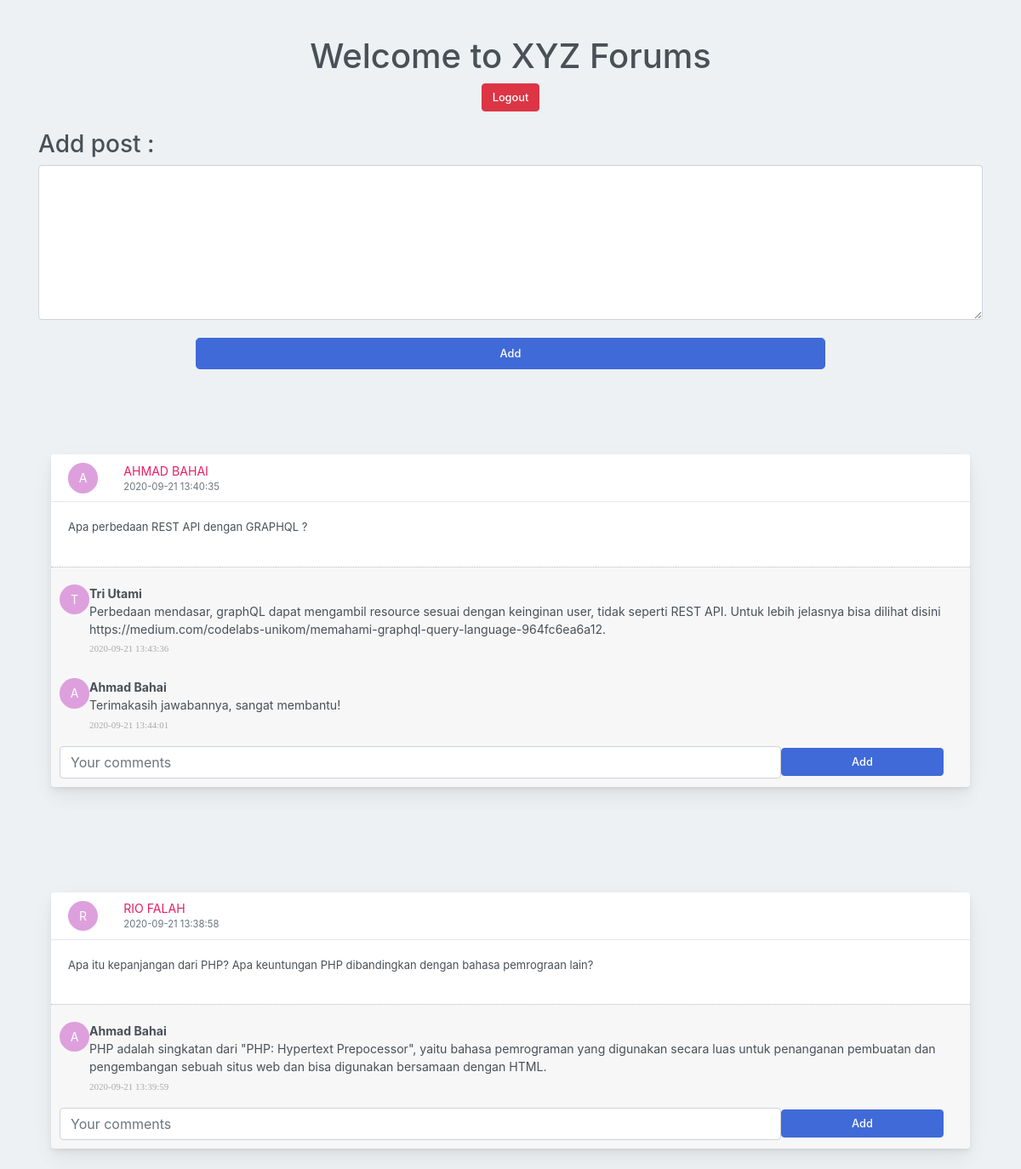
The page /forum/index.php (signed in) on the database its author committed.
### tables this page shows
CREATE TABLE `post` (
  `id` int(11) NOT NULL,
  `username` varchar(255) DEFAULT NULL,
  `message` text NOT NULL,
  `time` timestamp NOT NULL DEFAULT current_timestamp(),
  `id_parent` int(11) DEFAULT NULL
);

### forum/index.php (the view, shortened to what this page needs)
<!DOCTYPE html>
<html lang="en">
<head>
    <link rel="stylesheet" href="https://stackpath.bootstrapcdn.com/bootstrap/4.3.1/css/bootstrap.min.css">
    <link rel="stylesheet" href="style.css">
</head>
<body>
    <div class="container">
        <br><br>
        <h1 class="text-center">Welcome to XYZ Forums</h1>
        <div class="text-center">
            <a href="logout.php" class="btn btn-danger ">Logout</a>
        </div>
        <br>
        <h3>Add post :</h3>
        <div class="text-center">
            <form action="add_post.php" class="form-group" id="post" method="POST" onsubmit="return validasiPost()">
                <textarea name="message" class="form-control" id="message" cols="30" rows="7"></textarea>
                <br>
                <input class="col-md-8 btn btn-lg btn-primary " type="submit" form="post" value="Add">
            </form>
        </div>
    </div>
    <div>
        <?php
            include '../config.php';
            $query = "select * from post where id=id_parent order by time desc";
            $posts = mysqli_query($db, $query);
            $num_row = mysqli_num_rows($posts);
            if ( $num_row === 0){
                echo"
                <br>
                <div class=\"container text-center\">
                    <h3>No Posts Available</h3>
                </div>
                ";
            } else {
                foreach($posts as $post){
                    $id = (int)$post["id"];
                    $username = $post["username"];
                    $message = $post["message"];
                    $time = $post["time"];
                    $fc = $username[0];
                    echo "
                    <div class=\"container\">
                        <div class=\"container-fluid mt-100\">
                            <div class=\"row\">
                                <div class=\"col-md-12\">
                                    <div class=\"card mb-4\">
                                        <div class=\"card-header\">
                                            <div class=\"media flex-wrap w-100 align-items-center\">
                                                <div data-letters=\"$fc\" class=\"\"></div>
                                                <div class=\"media-body ml-3\"> <a href=\"javascript:void(0)\" data-abc=\"true\">$username</a>
                                                    <div class=\"text-muted small\">$time</div>
                                                </div>
                                                <!-- <div class=\"text-muted small ml-3\">
                                                    <div>Member since <strong>01/1/2019</strong></div>
                                                    <div><strong>134</strong> posts</div>
                                                </div> -->
                                            </div>
                                        </div>
                                        <div class=\"card-body\">
                                            <p>
                                                $message
                                            </p>
                                        </div>
                                        <div class=\"card-footer actionBox\">
                    ";
                    $reply_query = "select * from post where id_parent<>id and id_parent=$id";
                    $replys = mysqli_query($db, $reply_query);
                    foreach ($replys as $reply) {
                        $username = $reply["username"];
                        $message = $reply["message"];
                        $time = $reply["time"];
                        $fc = $username[0];
                        echo "
                            <ul class=\"commentList\">
                                <li>
                                    <div class=\"commenterImage\">
                                        <p data-letters=\"$fc\"></p>
                                    </div>
                                    <div class=\"commentText\">
                                        <p><b>$username</b></p>
                                        <p class=\"\">$message</p> <span class=\"date sub-text\">$time</span>
                                    </div>
                                </li>
                            </ul>
                        ";
                    }
                    echo "
                                            <form action=\"add_reply.php?id=$id\" class=\"form-inline\" role=\"form\" id=\"reply$id\" method=\"POST\">
                                                <div class=\"form-group\">
                                                    <input class=\"form-control\" name=\"reply\" type=\"text\" placeholder=\"Your comments\" required/>
                                                </div>
                                                <div class=\"form-group\">
                                                    <button class=\"btn btn-primary\" for=\"reply$id\">Add</button>
                                                </div>
                                            </form>
                                        </div>
                                    </div>
                                </div>
                            </div>
                        </div>
                    </div>
                    ";
                }
            }
        ?>
    </div>
</body>
</html>

### forum/style.css (style rules this page uses)
body { margin: 0; font-family: -apple-system, BlinkMacSystemFont, "Segoe UI", Roboto, "Helvetica Neue", Arial, "Noto Sans", sans-serif, "Apple Color Emoji", "Segoe UI Emoji", "Segoe UI Symbol", "Noto Color Emoji"; font-size: .88rem; font-weight: 400; line-height: 1.5; color: #495057; text-align: left; background-color: #eef1f3 }
.mt-100 { margin-top: 100px }
.card { box-shadow: 0 0.46875rem 2.1875rem rgba(4, 9, 20, 0.03), 0 0.9375rem 1.40625rem rgba(4, 9, 20, 0.03), 0 0.25rem 0.53125rem rgba(4, 9, 20, 0.05), 0 0.125rem 0.1875rem rgba(4, 9, 20, 0.03); border-width: 0; transition: all .2s }
.card-header:first-child { border-radius: calc(.25rem - 1px) calc(.25rem - 1px) 0 0 }
.card-header { display: flex; align-items: center; border-bottom-width: 1px; padding-top: 0; padding-bottom: 0; padding-right: .625rem; height: 3.5rem; text-transform: uppercase; background-color: #fff; border-bottom: 1px solid rgba(26, 54, 126, 0.125) }
.btn-primary { color: #fff; background-color: #3f6ad8; border-color: #3f6ad8 }
.btn { font-size: 0.8rem; font-weight: 500; outline: none !important; position: relative; transition: color 0.15s, background-color 0.15s, border-color 0.15s, box-shadow 0.15s }
.card-body { flex: 1 1 auto; padding: 1.25rem }
.card-body p { font-size: 13px }
a { color: #E91E63; text-decoration: none !important; background-color: transparent }
.commentBox .form-group:first-child, .actionBox .form-group:first-child { width:80%; }
.commentBox .form-group:nth-child(2), .actionBox .form-group:nth-child(2) { width:18%; }
.actionBox .form-group * { width:100%; }
.commentList { padding:0; list-style:none; max-height:200px; overflow:auto; }
.commentList li { margin:0; margin-top:10px; }
.commentList li > div { display:table-cell; }
.commenterImage { width:30px; margin-right:5px; height:100%; float:left; }
.commentText p { margin:0; }
.sub-text { color:#aaa; font-family:verdana; font-size:11px; }
.actionBox { border-top:1px dotted #bbb; padding:10px; }
[data-letters]:before { content:attr(data-letters); display:inline-block; font-size:1em; width:2.5em; height:2.5em; line-height:2.5em; text-align:center; border-radius:50%; background:plum; vertical-align:middle; margin-right:1em; color:white; }

### rows shown on the page
post: username "AHMAD BAHAI", time "2020-09-21 13:40:35", message "Apa perbedaan REST API dengan GRAPHQL ?"
post: username "Tri Utami", message "Perbedaan mendasar, graphQL dapat mengambil resource sesuai dengan keinginan user, tidak seperti REST API. Untuk lebih jelasnya bisa dilihat disini https://medium.com/codelabs-unikom/memahami-graphql-query-language-964fc6ea6a12.", time "2020-09-21 13:43:36"
post: username "Ahmad Bahai", message "Terimakasih jawabannya, sangat membantu!", time "2020-09-21 13:44:01"
post: username "RIO FALAH", time "2020-09-21 13:38:58", message "Apa itu kepanjangan dari PHP? Apa keuntungan PHP dibandingkan dengan bahasa pemrograan lain?"
post: username "Ahmad Bahai", message "PHP adalah singkatan dari \"PHP: Hypertext Prepocessor\", yaitu bahasa pemrograman yang digunakan secara luas untuk penanganan pembuatan dan pengembangan sebuah situs web dan bisa digunakan bersamaan dengan HTML.", time "2020-09-21 13:39:59"
